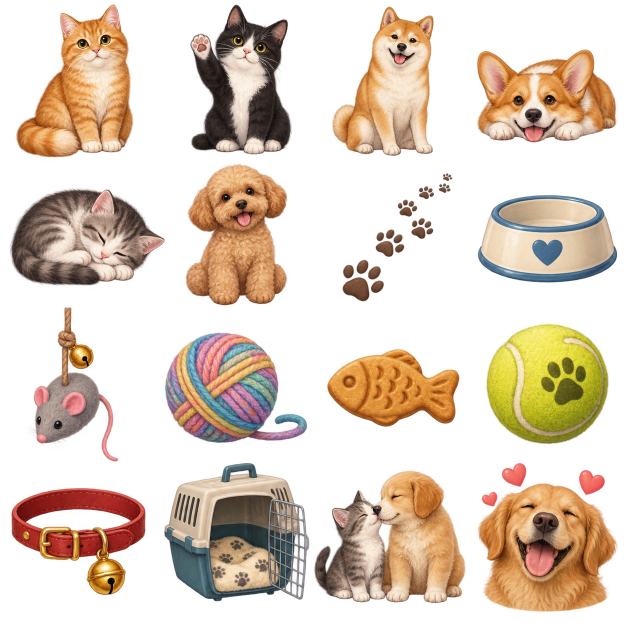
#> input picture docs/assets/pet-sticker-sheet-20260925.png, 1254 x 1254 px (shown at 1/2 size)
$ python extract_pet_sticker_sheet.py
#> lines starting #> are read from the running program, lines starting #| are printed output that depends on the picture; after the words box and inside, x2 and y2 are one past the last pixel; in counts of white or black regions, pixels touching at a corner belong together
"""Extract the generated 4x4 pet sticker atlas into transparent PNG assets."""

from __future__ import annotations

import argparse
import hashlib
import json
from pathlib import Path

import numpy as np
from PIL import Image, ImageDraw


ROOT = Path(__file__).resolve().parents[1]
DEFAULT_SHEET = ROOT / "docs/assets/pet-sticker-sheet-20260925.png"
DEFAULT_OUTPUT = ROOT / "src/cutvoke/assets/stickers"
DEFAULT_REPORT = ROOT / "docs/assets/pet-sticker-sheet-20260925.extraction.json"
DEFAULT_CONTACT = ROOT / "docs/assets/pet-sticker-contact-sheet-20260925.png"
CATALOG_PATH = ROOT / "src/cutvoke/core/builtin_stickers.json"
GRID = 4
OUTPUT_SIZE = 320
PADDING = 32

ITEMS = (
    ("pet_tabby_cat", "橘猫坐坐", ("宠物", "橘猫", "猫咪", "萌宠")),
    ("pet_tuxedo_wave", "挥爪奶牛猫", ("宠物", "奶牛猫", "猫咪", "挥手")),
    ("pet_shiba", "奶油柴犬", ("宠物", "柴犬", "狗狗", "萌宠")),
    ("pet_corgi", "趴趴柯基", ("宠物", "柯基", "狗狗", "萌宠")),
    ("pet_sleepy_kitten", "打盹小猫", ("宠物", "小猫", "睡觉", "治愈")),
    ("pet_poodle", "卷毛贵宾犬", ("宠物", "贵宾犬", "狗狗", "卷毛")),
    ("pet_paw_trail", "爪印小路", ("宠物", "爪印", "脚印", "装饰")),
    ("pet_heart_bowl", "爱心食盆", ("宠物", "食盆", "爱心", "用品")),
    ("pet_mouse_toy", "逗猫小老鼠", ("宠物", "逗猫棒", "玩具", "猫咪")),
    ("pet_yarn_ball", "彩线毛线球", ("宠物", "毛线球", "玩具", "猫咪")),
    ("pet_fish_treat", "小鱼零食", ("宠物", "鱼形零食", "猫咪", "用品")),
    ("pet_paw_ball", "爪印网球", ("宠物", "网球", "狗狗", "玩具")),
    ("pet_bell_collar", "铃铛项圈", ("宠物", "项圈", "铃铛", "用品")),
    ("pet_carrier", "软垫航空箱", ("宠物", "航空箱", "出行", "用品")),
    ("pet_nose_greeting", "猫狗贴鼻问候", ("宠物", "猫狗", "伙伴", "问候")),
    ("pet_happy_dog", "吐舌开心狗", ("宠物", "狗狗", "开心", "爱心")),
)


def _sha(path: Path) -> str:
    return hashlib.sha256(path.read_bytes()).hexdigest()


def register_catalog() -> int:
    catalog = json.loads(CATALOG_PATH.read_text(encoding="utf-8"))
    existing = {item.get("stem") for item in catalog.get("stickers", [])}
    duplicates = sorted(stem for stem, *_ in ITEMS if stem in existing)
    if duplicates:
        raise ValueError(f"sticker catalog already contains: {duplicates}")
    if any(not (DEFAULT_OUTPUT / f"{stem}.png").is_file() for stem, *_ in ITEMS):
        raise FileNotFoundError("extract the pet sticker atlas before registering it")
    source = ("AI 生成图集 pet-sticker-sheet-20260925.png；CutVoke 原创资源，"
              "无第三方图像来源")
    catalog["stickers"].extend({
        "stem": stem,
        "name": name,
        "subcategory": "宠物日常",
        "keywords": list(keywords),
        "version": "1.0.0",
        "license": "MIT",
        "source": source,
        "defaultScale": 0.46,
    } for stem, name, keywords in ITEMS)
    CATALOG_PATH.write_text(json.dumps(catalog, ensure_ascii=False, indent=2) + "\n",
                            encoding="utf-8")
    return len(ITEMS)


def _contact_sheet(paths: list[Path], output: Path) -> None:
    tile = 180
    result = Image.new("RGB", (tile * GRID, tile * GRID), (225, 229, 234))
    draw = ImageDraw.Draw(result)
    for index, path in enumerate(paths):
        row, column = divmod(index, GRID)
        x, y = column * tile, row * tile
        background = Image.new("RGBA", (tile, tile), (242, 243, 245, 255))
        checker = ImageDraw.Draw(background)
        block = 18
        for cy in range(0, tile, block):
            for cx in range(0, tile, block):
                if (cx // block + cy // block) % 2:
                    checker.rectangle((cx, cy, cx + block - 1, cy + block - 1),
                                      fill=(218, 222, 227, 255))
        with Image.open(path) as source:
            source = source.convert("RGBA")
            source.thumbnail((tile - 28, tile - 28), Image.Resampling.LANCZOS)
            background.alpha_composite(source, ((tile - source.width) // 2,
                                                (tile - source.height) // 2))
        result.paste(background.convert("RGB"), (x, y))
        draw.rectangle((x + 6, y + 6, x + 31, y + 25), fill=(22, 27, 35))
        draw.text((x + 12, y + 9), f"{index + 1:02d}", fill=(255, 255, 255))
    output.parent.mkdir(parents=True, exist_ok=True)
    result.save(output, optimize=True)


def extract(sheet: Path, output: Path, report: Path,
            contact_sheet: Path = DEFAULT_CONTACT) -> list[dict]:
    with Image.open(sheet) as opened:
#> opened is the input picture: PIL image 1254x1254 RGBA; mean R, G, B, A 81.6, 61.8, 44, 101.7
        source = opened.convert("RGBA")
    width, height = source.size
#> width = 1254; height = 1254
    if abs(width - height) > 1:
        raise ValueError(f"expected a square 4x4 atlas, got {source.size}")
    if source.getchannel("A").getextrema() != (0, 255):
        raise ValueError("source atlas must contain real transparent and opaque pixels")
    if len(ITEMS) != GRID * GRID or len({item[0] for item in ITEMS}) != len(ITEMS):
        raise ValueError("atlas metadata must contain 16 unique sticker assets")

    targets = [output / f"{stem}.png" for stem, *_ in ITEMS]
    collisions = [path for path in targets if path.exists()]
    if collisions:
        raise FileExistsError("refusing to overwrite: " + ", ".join(map(str, collisions)))
    if report.exists() or contact_sheet.exists():
        raise FileExistsError("refusing to overwrite an extraction report or contact sheet")

    output.mkdir(parents=True, exist_ok=True)
    records = []
    for index, (stem, name, keywords) in enumerate(ITEMS):
        row, column = divmod(index, GRID)
        x0, x1 = round(column * width / GRID), round((column + 1) * width / GRID)
        y0, y1 = round(row * height / GRID), round((row + 1) * height / GRID)
        pixels = np.asarray(source.crop((x0, y0, x1, y1)), dtype=np.uint8).copy()
        pixels[pixels[:, :, 3] < 8] = (0, 0, 0, 0)
        visible = pixels[:, :, 3] >= 16
        visible_count = int(visible.sum())
        if visible_count < 5000:
            raise ValueError(f"{stem} is nearly empty ({visible_count} visible pixels)")
        boundary = int(visible[:8].sum() + visible[-8:].sum()
                       + visible[:, :8].sum() + visible[:, -8:].sum())
        if boundary > max(1200, int(visible_count * 0.03)):
            raise ValueError(f"{stem} artwork crosses its crop boundary ({boundary} pixels)")
        pixels[:8, :, :] = pixels[-8:, :, :] = 0
        pixels[:, :8, :] = pixels[:, -8:, :] = 0

        artwork = Image.fromarray(pixels, "RGBA")
        artwork.thumbnail((OUTPUT_SIZE - 2 * PADDING, OUTPUT_SIZE - 2 * PADDING),
                          Image.Resampling.LANCZOS)
        prepared = Image.new("RGBA", (OUTPUT_SIZE, OUTPUT_SIZE), (0, 0, 0, 0))
        prepared.alpha_composite(artwork, ((OUTPUT_SIZE - artwork.width) // 2,
                                           (OUTPUT_SIZE - artwork.height) // 2))
        target = output / f"{stem}.png"
        prepared.save(target, optimize=True)
        alpha = np.asarray(prepared.getchannel("A"), dtype=np.uint8)
        bounds = Image.fromarray((alpha >= 16).astype(np.uint8) * 255).getbbox()
        records.append({
            "index": index + 1,
            "stem": stem,
            "name": name,
            "subcategory": "宠物日常",
            "keywords": list(keywords),
            "row": row,
            "column": column,
            "sourceCell": [x0, y0, x1, y1],
            "sourceBoundaryPixelsWithin8px": boundary,
            "outputSize": [OUTPUT_SIZE, OUTPUT_SIZE],
            "visiblePixelsInSourceCell": visible_count,
            "visibleBounds": list(bounds) if bounds else None,
            "alphaExtrema": [int(alpha.min()), int(alpha.max())],
            "sha256": _sha(target),
        })
#> this loop made 16 passes
#> (visible_count, boundary, bounds) on passes 1 to 12: (46939, 632, (57, 38, 250, 282)), (43144, 86, (86, 39, 252, 282)), (39780, 261, (62, 42, 228, 282)), (40656, 0, (43, 112, 272, 265)), (45695, 428, (48, 82, 282, 281)), (43538, 190, (38, 43, 246, 275)), (9071, 0, (79, 58, 260, 269)), (40093, 0, (44, 93, 272, 237)), (20573, 119, (80, 38, 225, 274)), (43557, 502, (44, 63, 278, 282)), (28155, 0, (54, 90, 271, 218)), (47158, 279, (58, 48, 259, 281))
#> pass 1, in extract, `pixels = np.asarray(source.crop((x0, y0, x1, y1)), dtype=np.uint8).cop..`:
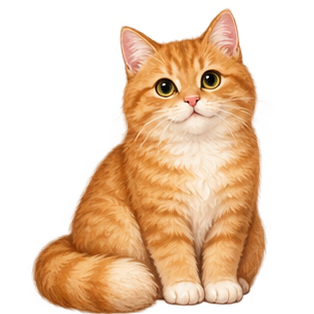
#> pixels: shape (314, 314, 4); mean R, G, B, A 111.2, 77.8, 49, 116.3; transparent parts drawn white
#> pass 1, in extract, `visible = pixels[:, :, 3] >= 16`:
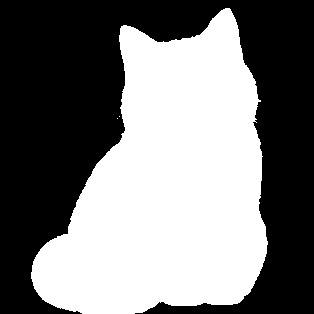
#> visible: shape (314, 314) bool; 47.6% white; 3 white regions (2 under 20 px), largest, box (x1, y1, x2, y2) and area: (31, 8, 268, 314) 46937
#> after the loop:
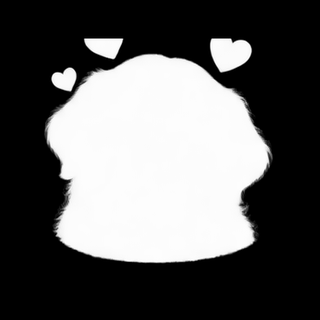
#> alpha: shape (320, 320); min 0, max 255, mean 93.4
#> after the loop:
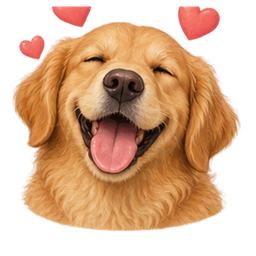
#> artwork: PIL image 256x256 RGBA; mean R, G, B, A 120.8, 79.5, 48.1, 146; transparent parts drawn white
#> after the loop:
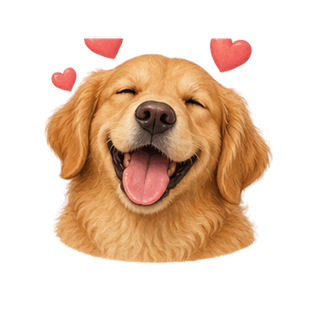
#> prepared: PIL image 320x320 RGBA; mean R, G, B, A 77.3, 50.9, 30.8, 93.4; transparent parts drawn white
#> after the loop, records = 16 items

    _contact_sheet(targets, contact_sheet)
#> in _contact_sheet, `background.alpha_composite(source, ((tile - source.width) // 2, (tile ..`:
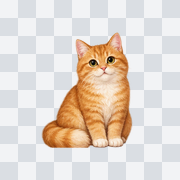
#> background: PIL image 180x180 RGBA; mean R, G, B, A 226.7, 216.6, 208.2, 255
#> in _contact_sheet, `result.save(output, optimize=True)`:
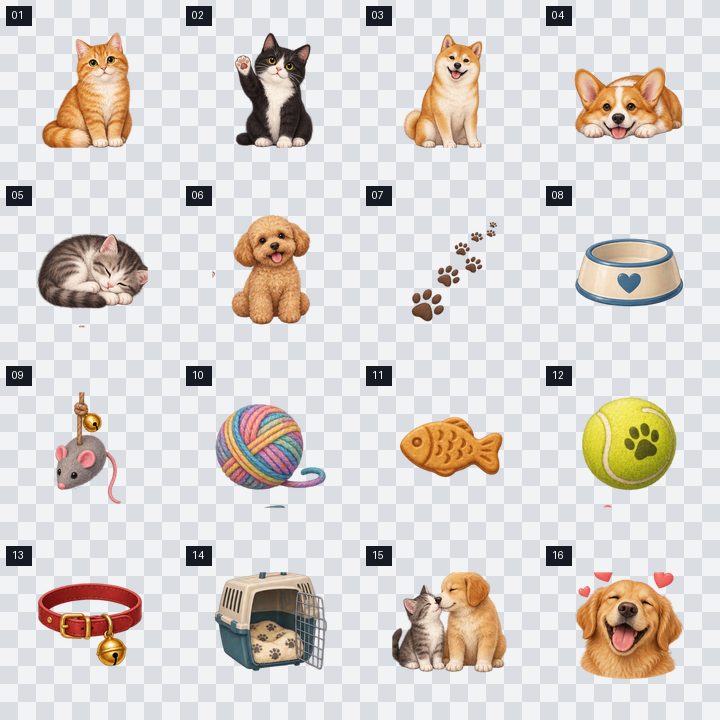
#> saved as pet-sticker-contact-sheet-20260925.png: PIL image 720x720 RGB; mean R, G, B 217, 212, 208.2
    report.parent.mkdir(parents=True, exist_ok=True)
    report.write_text(json.dumps({
        "schemaVersion": 1,
        "source": sheet.name,
        "sourceSha256": _sha(sheet),
        "sourceSize": [width, height],
        "layout": "4x4",
        "extraction": "proportional cell crops; remove 8px cell borders, fit artwork to 256px and center in 320px transparent PNGs",
        "contactSheet": contact_sheet.name,
        "items": records,
    }, ensure_ascii=False, indent=2) + "\n", encoding="utf-8")
    return records


def main() -> None:
    parser = argparse.ArgumentParser(description=__doc__)
    parser.add_argument("--sheet", type=Path, default=DEFAULT_SHEET)
    parser.add_argument("--output", type=Path, default=DEFAULT_OUTPUT)
    parser.add_argument("--report", type=Path, default=DEFAULT_REPORT)
    parser.add_argument("--contact-sheet", type=Path, default=DEFAULT_CONTACT)
    parser.add_argument("--register-catalog", action="store_true",
                        help="add the extracted assets to the built-in sticker catalog as candidates")
    args = parser.parse_args()
    records = extract(args.sheet, args.output, args.report, args.contact_sheet)
#> records = 16 items
    registered = register_catalog() if args.register_catalog else 0
    print(json.dumps({"extracted": len(records), "report": str(args.report),
                      "contactSheet": str(args.contact_sheet),
                      "registeredCandidates": registered}, ensure_ascii=False, indent=2))
#| {
#|   "extracted": 16,
#|   "report": "docs/assets/pet-sticker-sheet-20260925.extraction.json",
#|   "contactSheet": "docs/assets/pet-sticker-contact-sheet-20260925.png",
#|   "registeredCandidates": 0
#| }


if __name__ == "__main__":
    main()
